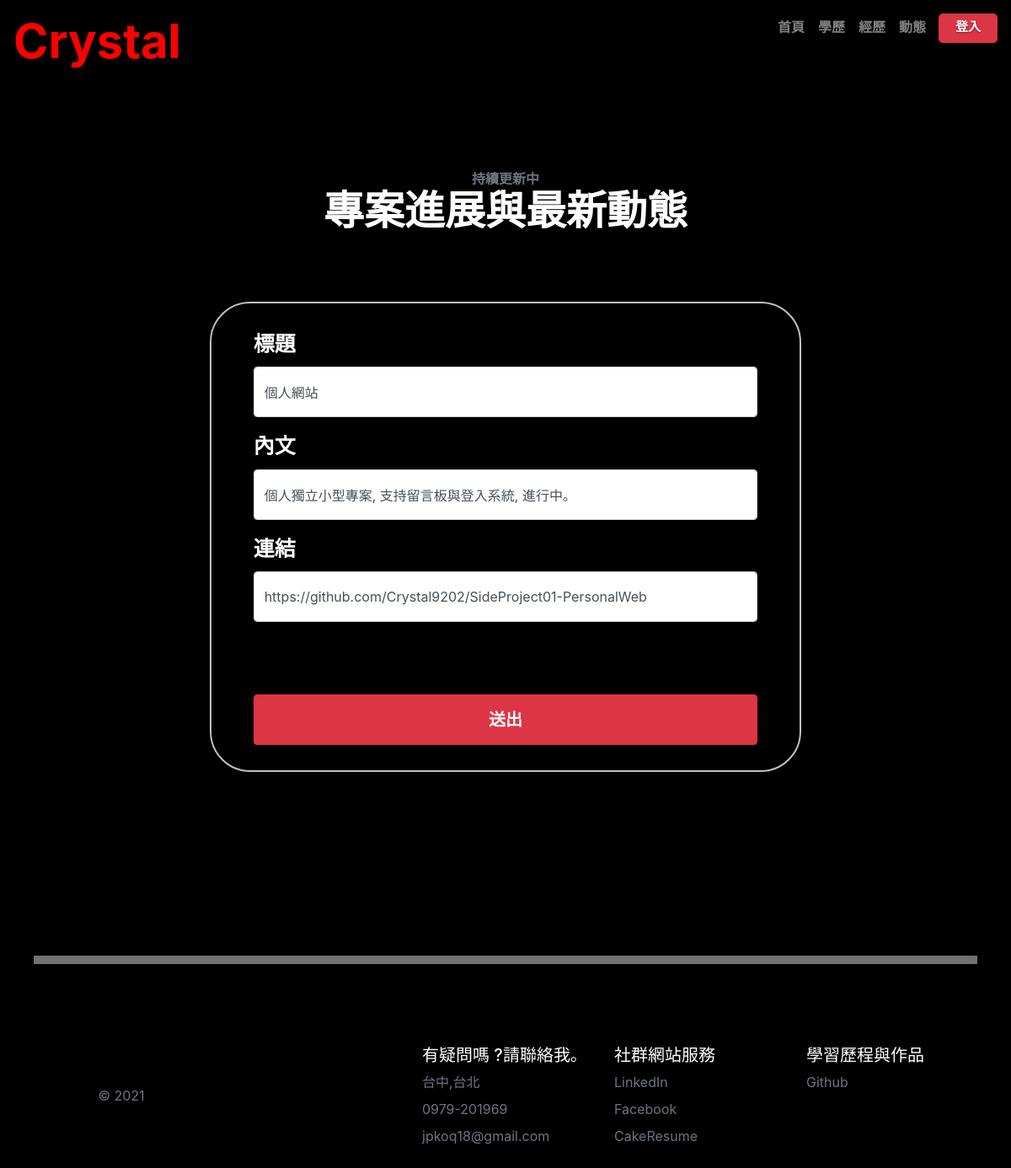
The page /story/edit/1 on the database its author committed.
### PersonalWeb/models.py (models this page shows)
class Story(db.Model):
    id = db.Column(db.Integer , primary_key = True)
    title = db.Column(db.String(20))
    body = db.Column(db.String(200))
    site = db.Column(db.String(255),default = '/story')

### PersonalWeb/views.py (the view, shortened to what this page needs)
@app.route('/story/edit/<int:story_id>' ,methods =['GET','POST'])
def edit_story(story_id):
    form = PostForm()
    story=Story.query.get_or_404(story_id)
    form.title.data = story.title
    form.body.data = story.body
    form.site.data = story.site
    return render_template('edit_story.html',form=form)

### PersonalWeb/forms.py
class PostForm(FlaskForm):
    title = StringField(label = "標題" , validators = [ DataRequired() , Length(1, 20)], render_kw = {'placeholder' : '個人社群網站'})
    body = StringField(label = '內文' , validators = [DataRequired() , Length(1, 200)] , render_kw = {'placeholder' : '個人獨立小型專案, 支持多項功能, 進行中｡'})
    site = StringField(label = '連結' , validators = [DataRequired(), Length(0, 255)] , render_kw = {'placeholder' : '/story'})
    submit = SubmitField(label = '送出')

### PersonalWeb/templates/edit_story.html (shortened to what this page needs)
{% extends 'base.html'%}
{%   from 'bootstrap/form.html'  import render_form %}
{% block main %}
<section class="content-section" id="portfolio">
    <div class="container px-4 px-lg-5">
        <div class="content-section-heading text-center">
            <h3 class="text-secondary mb-0 cont">持續更新中</h3>
            <h2 class="mb-5 cont">專案進展與最新動態</h2>
            <div class="row">
                <div class="col-md-2"></div>
                <div class="col-md-8 text-left mb-5 center1">
                    {{render_form(form, button_map = {'submit':'danger'},extra_classes = 'post') }}
                </div>
                <div class="col-md-2"></div>
            </div>
        </div>
    </div>
</section>
<center ><div class="divider1"></div></center>
{% endblock %}

### PersonalWeb/static/css/style.css (style rules this page uses)
html, body { height: 100%; background-color:black; }
body { display: -ms-flexbox; display: flex; color: #fff; text-shadow: 0 .05rem .1rem rgba(0, 0, 0, .5); box-shadow: inset 0 0 5rem rgba(0, 0, 0, .5); }
.cont { font-weight: bold; font-family: "Microsoft YaHei"; }
.divider1 { height: 10px; width: 100%; background-color:#717171; margin-top: 50px ; }
.center1 { border: 2px solid silver; padding-top: 30px; padding-bottom: 30px; padding-right: 50px; padding-left: 50px; margin-top: 30px; border-radius: 3rem; }
input[type=text] { height: 60px }
input[type=submit] { height: 60px; width: 100%; margin-top: 70px; font-size: 20px; font-weight: bold; font-family:"Microsoft YaHei" ; }
.post label { font-size: 25px; font-weight: bold; font-family: "Microsoft YaHei"; }
.content-section { padding-top: 7.5rem; padding-bottom: 7.5rem; }
.content-section-heading h2, .content-section-heading .h2 { font-size: 3rem; }
.content-section-heading h3, .content-section-heading .h3 { font-size: 1rem; text-transform: uppercase; }
.px-lg-5 { padding-right: 3rem !important; padding-left: 3rem !important; }

### rows shown on the page
Story: title "個人網站", body "個人獨立小型專案, 支持留言板與登入系統, 進行中｡", site "https://github.com/Crystal9202/SideProject01-PersonalWeb"
